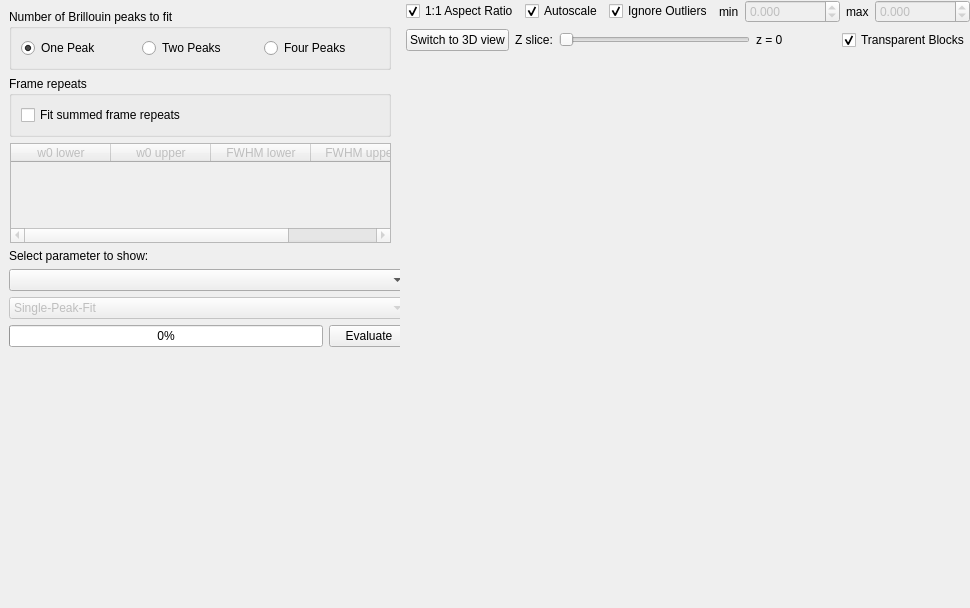
<?xml version="1.0" encoding="UTF-8"?>
<ui version="4.0">
 <class>evaluation_view</class>
 <widget class="QWidget" name="evaluation_view">
  <property name="geometry">
   <rect>
    <x>0</x>
    <y>0</y>
    <width>925</width>
    <height>608</height>
   </rect>
  </property>
  <property name="sizePolicy">
   <sizepolicy hsizetype="Preferred" vsizetype="Preferred">
    <horstretch>0</horstretch>
    <verstretch>0</verstretch>
   </sizepolicy>
  </property>
  <property name="windowTitle">
   <string>Form</string>
  </property>
  <layout class="QHBoxLayout" name="horizontalLayout_2">
   <property name="leftMargin">
    <number>0</number>
   </property>
   <property name="topMargin">
    <number>0</number>
   </property>
   <property name="rightMargin">
    <number>0</number>
   </property>
   <property name="bottomMargin">
    <number>0</number>
   </property>
   <item>
    <layout class="QHBoxLayout" name="horizontalLayout_5">
     <item>
      <widget class="QWidget" name="widget_left" native="true">
       <property name="minimumSize">
        <size>
         <width>400</width>
         <height>0</height>
        </size>
       </property>
       <property name="maximumSize">
        <size>
         <width>400</width>
         <height>16777215</height>
        </size>
       </property>
       <layout class="QVBoxLayout" name="verticalLayout">
       <item>
        <widget class="QGroupBox" name="nrBrillouinPeaksGroup">
         <property name="maximumSize">
          <size>
           <width>16777215</width>
           <height>700</height>
          </size>
         </property>
         <property name="title">
          <string>Number of Brillouin peaks to fit</string>
         </property>
         <layout class="QHBoxLayout" name="horizontalLayout_3">
          <item>
           <widget class="QRadioButton" name="nrBrillouinPeaks_1">
            <property name="text">
             <string>One Peak</string>
            </property>
            <property name="checked">
             <bool>true</bool>
            </property>
            <attribute name="buttonGroup">
             <string notr="true">buttonGroup</string>
            </attribute>
           </widget>
          </item>
          <item>
           <widget class="QRadioButton" name="nrBrillouinPeaks_2">
            <property name="text">
             <string>Two Peaks</string>
            </property>
            <attribute name="buttonGroup">
             <string notr="true">buttonGroup</string>
            </attribute>
           </widget>
          </item>
          <item>
           <widget class="QRadioButton" name="nrBrillouinPeaks_4">
            <property name="text">
             <string>Four Peaks</string>
            </property>
            <attribute name="buttonGroup">
             <string notr="true">buttonGroup</string>
            </attribute>
           </widget>
          </item>
         </layout>
        </widget>
       </item>
       <item>
        <widget class="QGroupBox" name="evaluationModeGroup">
         <property name="maximumSize">
          <size>
           <width>16777215</width>
           <height>700</height>
          </size>
         </property>
         <property name="title">
          <string>Frame repeats</string>
         </property>
         <layout class="QHBoxLayout" name="horizontalLayout_evaluation_mode">
          <item>
           <widget class="QCheckBox" name="checkbox_evaluate_sum">
            <property name="toolTip">
             <string>Unchecked (default): fit each camera frame repeat separately and average the results (unchanged, current behavior). Checked: additionally interpolate every repeat's spectrum onto a common frequency axis, sum them, and fit that single summed spectrum - using it as the reported value for every parameter, instead of the per-frame average - while still fitting each repeat separately underneath, so the frame-spread quality metrics keep working exactly as before. Changing this only takes effect on the next Evaluate run.</string>
            </property>
            <property name="text">
             <string>Fit summed frame repeats</string>
            </property>
           </widget>
          </item>
         </layout>
        </widget>
       </item>
       <item>
        <widget class="QWidget" name="widget" native="true">
         <property name="minimumSize">
          <size>
           <width>0</width>
           <height>100</height>
          </size>
         </property>
         <property name="maximumSize">
          <size>
           <width>700</width>
           <height>100</height>
          </size>
         </property>
         <layout class="QVBoxLayout" name="verticalLayout_4">
          <property name="leftMargin">
           <number>1</number>
          </property>
          <property name="topMargin">
           <number>0</number>
          </property>
          <property name="rightMargin">
           <number>0</number>
          </property>
          <property name="bottomMargin">
           <number>0</number>
          </property>
          <item>
           <widget class="QTableWidget" name="bounds_table">
            <property name="enabled">
             <bool>false</bool>
            </property>
            <column>
             <property name="text">
              <string>w0 lower</string>
             </property>
            </column>
            <column>
             <property name="text">
              <string>w0 upper</string>
             </property>
            </column>
            <column>
             <property name="text">
              <string>FWHM lower</string>
             </property>
            </column>
            <column>
             <property name="text">
              <string>FWHM upper</string>
             </property>
            </column>
           </widget>
          </item>
         </layout>
        </widget>
       </item>
       <item>
        <widget class="QWidget" name="widget_selection" native="true">
         <property name="sizePolicy">
          <sizepolicy hsizetype="Expanding" vsizetype="Fixed">
           <horstretch>0</horstretch>
           <verstretch>0</verstretch>
          </sizepolicy>
         </property>
         <property name="minimumSize">
          <size>
           <width>400</width>
           <height>54</height>
          </size>
         </property>
         <property name="maximumSize">
          <size>
           <width>700</width>
           <height>16777215</height>
          </size>
         </property>
         <layout class="QVBoxLayout" name="verticalLayout_3">
          <property name="leftMargin">
           <number>0</number>
          </property>
          <property name="topMargin">
           <number>0</number>
          </property>
          <property name="rightMargin">
           <number>0</number>
          </property>
          <property name="bottomMargin">
           <number>0</number>
          </property>
          <item>
           <widget class="QLabel" name="label_selection">
            <property name="sizePolicy">
             <sizepolicy hsizetype="Expanding" vsizetype="Fixed">
              <horstretch>0</horstretch>
              <verstretch>0</verstretch>
             </sizepolicy>
            </property>
            <property name="text">
             <string>Select parameter to show:</string>
            </property>
           </widget>
          </item>
          <item>
           <widget class="QComboBox" name="combobox_parameter">
            <property name="minimumSize">
             <size>
              <width>0</width>
              <height>0</height>
             </size>
            </property>
           </widget>
          </item>
          <item>
           <widget class="QComboBox" name="combobox_peak_number">
            <property name="enabled">
             <bool>false</bool>
            </property>
            <property name="minimumSize">
             <size>
              <width>0</width>
              <height>0</height>
             </size>
            </property>
            <property name="editable">
             <bool>false</bool>
            </property>
            <item>
             <property name="text">
              <string>Single-Peak-Fit</string>
             </property>
            </item>
            <item>
             <property name="text">
              <string>Two-Peak-Fit - Peak 1</string>
             </property>
            </item>
            <item>
             <property name="text">
              <string>Two-Peak-Fit - Peak 2</string>
             </property>
            </item>
            <item>
             <property name="text">
              <string>Two-Peak-Fit - Mean</string>
             </property>
            </item>
            <item>
             <property name="text">
              <string>Two-Peak-Fit - Weighted Mean</string>
             </property>
            </item>
            <item>
             <property name="text">
              <string>Four-Peak-Fit - Peak 1</string>
             </property>
            </item>
            <item>
             <property name="text">
              <string>Four-Peak-Fit - Peak 2</string>
             </property>
            </item>
            <item>
             <property name="text">
              <string>Four-Peak-Fit - Peak 3</string>
             </property>
            </item>
            <item>
             <property name="text">
              <string>Four-Peak-Fit - Peak 4</string>
             </property>
            </item>
            <item>
             <property name="text">
              <string>Four-Peak-Fit - Mean</string>
             </property>
            </item>
            <item>
             <property name="text">
              <string>Four-Peak-Fit - Weighted Mean</string>
             </property>
            </item>
           </widget>
          </item>
         </layout>
        </widget>
       </item>
       <item>
        <widget class="QWidget" name="widget_evaluation" native="true">
         <property name="sizePolicy">
          <sizepolicy hsizetype="Expanding" vsizetype="Fixed">
           <horstretch>0</horstretch>
           <verstretch>0</verstretch>
          </sizepolicy>
         </property>
         <property name="minimumSize">
          <size>
           <width>400</width>
           <height>0</height>
          </size>
         </property>
         <property name="maximumSize">
          <size>
           <width>700</width>
           <height>16777215</height>
          </size>
         </property>
         <layout class="QHBoxLayout" name="horizontalLayout_4">
          <property name="leftMargin">
           <number>0</number>
          </property>
          <property name="topMargin">
           <number>0</number>
          </property>
          <property name="rightMargin">
           <number>0</number>
          </property>
          <property name="bottomMargin">
           <number>0</number>
          </property>
          <item>
           <widget class="QProgressBar" name="evaluation_progress">
            <property name="value">
             <number>0</number>
            </property>
            <property name="alignment">
             <set>Qt::AlignmentFlag::AlignCenter</set>
            </property>
           </widget>
          </item>
          <item>
           <widget class="QPushButton" name="button_evaluate">
            <property name="text">
             <string>Evaluate</string>
            </property>
           </widget>
          </item>
         </layout>
        </widget>
       </item>
       <item>
        <spacer name="verticalSpacer">
         <property name="orientation">
          <enum>Qt::Orientation::Vertical</enum>
         </property>
         <property name="sizeHint" stdset="0">
          <size>
           <width>20</width>
           <height>40</height>
          </size>
         </property>
        </spacer>
       </item>
      </layout>
      </widget>
     </item>
     <item>
      <layout class="QVBoxLayout" name="verticalLayout_2">
       <item>
        <layout class="QHBoxLayout" name="horizontalLayout">
         <item>
          <spacer name="horizontalSpacer">
           <property name="orientation">
            <enum>Qt::Orientation::Horizontal</enum>
           </property>
           <property name="sizeHint" stdset="0">
            <size>
             <width>40</width>
             <height>20</height>
            </size>
           </property>
          </spacer>
         </item>
         <item>
          <widget class="QCheckBox" name="aspect_ratio">
           <property name="text">
            <string>1:1 Aspect Ratio</string>
           </property>
           <property name="checked">
            <bool>true</bool>
           </property>
          </widget>
         </item>
         <item>
          <widget class="QCheckBox" name="autoscale">
           <property name="text">
            <string>Autoscale</string>
           </property>
           <property name="checked">
            <bool>true</bool>
           </property>
          </widget>
         </item>
         <item>
          <widget class="QCheckBox" name="ignore_outliers">
           <property name="text">
            <string>Ignore Outliers</string>
           </property>
           <property name="checked">
            <bool>true</bool>
           </property>
          </widget>
         </item>
         <item>
          <widget class="QLabel" name="label">
           <property name="text">
            <string>min</string>
           </property>
          </widget>
         </item>
         <item>
          <widget class="QDoubleSpinBox" name="value_min">
           <property name="enabled">
            <bool>false</bool>
           </property>
           <property name="decimals">
            <number>3</number>
           </property>
           <property name="minimum">
            <double>-100000.000000000000000</double>
           </property>
           <property name="maximum">
            <double>100000.000000000000000</double>
           </property>
          </widget>
         </item>
         <item>
          <widget class="QLabel" name="label_2">
           <property name="text">
            <string>max</string>
           </property>
          </widget>
         </item>
         <item>
          <widget class="QDoubleSpinBox" name="value_max">
           <property name="enabled">
            <bool>false</bool>
           </property>
           <property name="decimals">
            <number>3</number>
           </property>
           <property name="minimum">
            <double>-100000.000000000000000</double>
           </property>
           <property name="maximum">
            <double>100000.000000000000000</double>
           </property>
          </widget>
         </item>
        </layout>
       </item>
       <item>
        <layout class="QHBoxLayout" name="horizontalLayout_z">
         <item>
          <widget class="QPushButton" name="button_toggle_3d">
           <property name="text">
            <string>Switch to 3D view</string>
           </property>
          </widget>
         </item>
         <item>
          <widget class="QLabel" name="label_z_slider">
           <property name="text">
            <string>Z slice:</string>
           </property>
          </widget>
         </item>
         <item>
          <widget class="QSlider" name="z_slider">
           <property name="orientation">
            <enum>Qt::Orientation::Horizontal</enum>
           </property>
          </widget>
         </item>
         <item>
          <widget class="QLabel" name="label_z_value">
           <property name="minimumSize">
            <size>
             <width>80</width>
             <height>0</height>
            </size>
           </property>
           <property name="text">
            <string>z = 0</string>
           </property>
          </widget>
         </item>
         <item>
          <widget class="QCheckBox" name="checkbox_transparent_blocks">
           <property name="text">
            <string>Transparent Blocks</string>
           </property>
           <property name="checked">
            <bool>true</bool>
           </property>
          </widget>
         </item>
        </layout>
       </item>
       <item>
        <widget class="QWidget" name="image_widget" native="true">
         <property name="sizePolicy">
          <sizepolicy hsizetype="Expanding" vsizetype="Expanding">
           <horstretch>0</horstretch>
           <verstretch>0</verstretch>
          </sizepolicy>
         </property>
         <property name="minimumSize">
          <size>
           <width>500</width>
           <height>500</height>
          </size>
         </property>
        </widget>
       </item>
      </layout>
     </item>
    </layout>
   </item>
  </layout>
 </widget>
 <resources/>
 <connections/>
 <buttongroups>
  <buttongroup name="buttonGroup"/>
 </buttongroups>
</ui>
